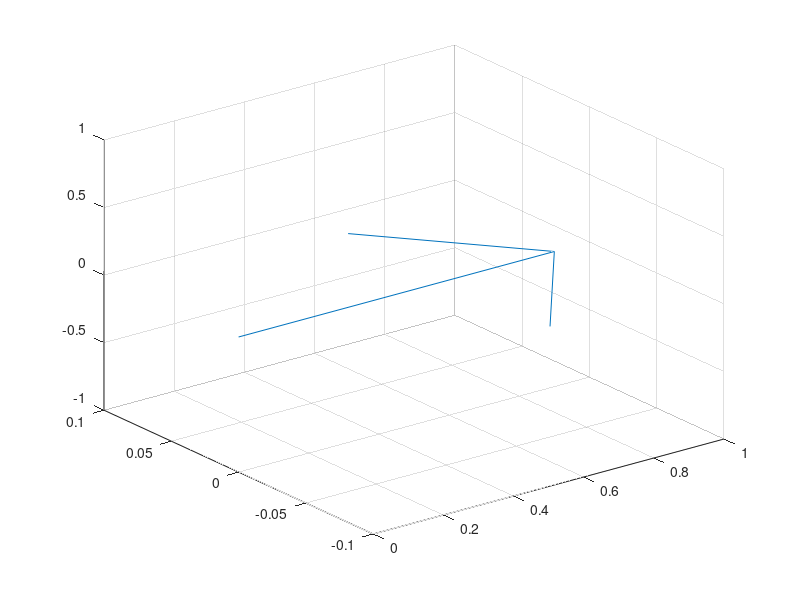

MATLAB code to generate this figure: (Note: this script raises an error after producing the figure.)
% sample data from first point in our c++ run
R_W_to_1 = [0.7578819431221295, -0.4160528855759703, -0.5025089488081022;
 0.283021121067612, 0.9036777088471941, -0.3213498991998712;
 0.5878046378329685, 0.1013247703675849, 0.8026326884421708];

R_W_to_2 = [-0.03329457833514037, 0.9994455818369928, 0;
 -0.7337150549710932, -0.02444228461994558, 0.679017520268309;
 -0.678641, -0.0226076, -0.7341220000000001];

C1 = [0.8181166517939999;
 2.77555756156e-17;
 0.15391315114];

C2 = [2.770106104830846;
 1.149446642778977;
 3.806435863614157];

normal_W = [-0.678641;
 -0.0226076;
 -0.7341220000000001];

point_W = [2.77106;1.14948;3.80746]; 

%% parameter selection. Useless thing, just did it to be able to quickly
%switch between different matrixes from above.
R1 = R_W_to_1;
R2 = R_W_to_2;
normal = normal_W;
center1 = C1;
center2 = C2;
point = point_W;


%% here we go, lets start plotting
figure(1)
scale = 2; % scaling how big the vector arrows should look like
xyz_world = [0;0;0]; % world frame origin

%world coordinate frame
qworldx = quiver3(0,0,0,1,0,0);
hold on
qworldx.Color = 'k';
qworldx.AutoScaleFactor = scale;
qworldy = quiver3(0,0,0,0,1,0);
qworldy.Color = 'k';
qworldy.AutoScaleFactor = scale;
qworldz = quiver3(0,0,0,0,0,1);
qworldz.Color = 'r';
qworldz.AutoScaleFactor = scale;

% camera 1 coordinate frame
qcamera1x = quiver3(center1(1),center1(2),center1(3),R1(1,1),R1(1,2),R1(1,3));
qcamera1x.Color = 'b';
qcamera1x.AutoScaleFactor = scale;
qcamera1y = quiver3(center1(1),center1(2),center1(3),R1(2,1),R1(2,2),R1(2,3));
qcamera1y.Color = 'b';
qcamera1y.AutoScaleFactor = scale;
qcamera1z = quiver3(center1(1),center1(2),center1(3),R1(3,1),R1(3,2),R1(3,3));
qcamera1z.Color = 'g';
qcamera1z.AutoScaleFactor = scale;

% normal from the surface point
qnormal = quiver3(point(1),point(2),point(3),normal(1),normal(2),normal(3));
qnormal.Color = 'm';
qnormal.AutoScaleFactor = scale;
qnormal.LineWidth = 3; %make it fat!

% camera 2 coordinate frame
qcamera2x = quiver3(center2(1),center2(2),center2(3),R2(1,1),R2(1,2),R2(1,3));
qcamera2x.Color = 'b';
qcamera2x.AutoScaleFactor = scale;
qcamera2y = quiver3(center2(1),center2(2),center2(3),R2(2,1),R2(2,2),R2(2,3));
qcamera2y.Color = 'b';
qcamera2y.AutoScaleFactor = scale;
qcamera2z = quiver3(center2(1),center2(2),center2(3),R2(3,1),R2(3,2),R2(3,3));
qcamera2z.Color = 'c';
qcamera2z.AutoScaleFactor = scale;

% equal unit size on all axis
axis equal
xlabel('X axis');
ylabel('Y axis');
zlabel('Z axis');